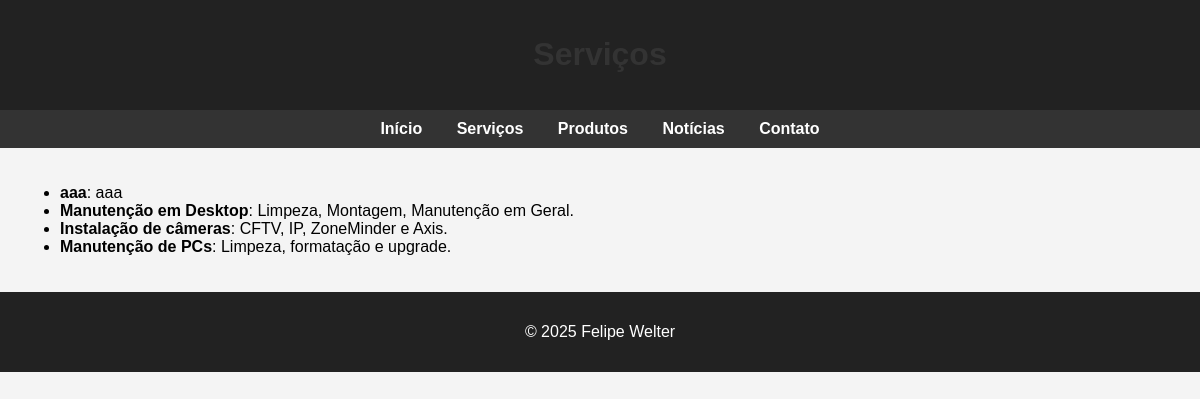
Page /services on the earlier database version.
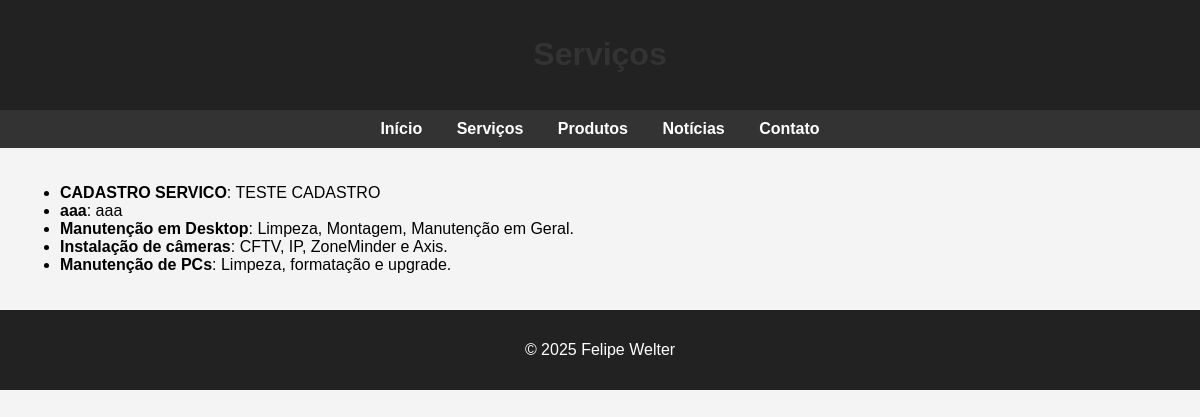
Same page on the later database version.
### app/models.py (models this page shows)
class Servico(db.Model):
    id = db.Column(db.Integer, primary_key=True)
    titulo = db.Column(db.String(100), nullable=False)
    descricao = db.Column(db.Text, nullable=False)
    data_criacao = db.Column(db.DateTime, default=datetime.utcnow)

### app/routes.py (the view)
@main.route('/services')
def services():
    servicos = Servico.query.order_by(Servico.data_criacao.desc()).all()
    return render_template('services.html', servicos=servicos)

### app/templates/services.html (shortened to what this page needs)
<!DOCTYPE html>
<html lang="pt-br">
<head>
</head>
<body>
  <header>
    <h1>Serviços</h1>
  </header>
  <nav>
    <a href="{{ url_for('main.home') }}">Início</a>
    <a href="{{ url_for('main.services') }}">Serviços</a>
    <a href="{{ url_for('main.products') }}">Produtos</a>
    <a href="{{ url_for('main.news') }}">Notícias</a>
    <a href="{{ url_for('main.contact') }}">Contato</a>
  </nav>
  <div class="container">
    <ul>
      {% for servico in servicos %}
      <li><strong>{{ servico.titulo }}</strong>: {{ servico.descricao }}</li>
      {% endfor %}
    </ul>
  </div>
  <footer>
    <p>&copy; 2025 Felipe Welter</p>
  </footer>
</body>
</html>

Differences in the rows shown:
added Servico: titulo "CADASTRO SERVICO", descricao "TESTE CADASTRO"
